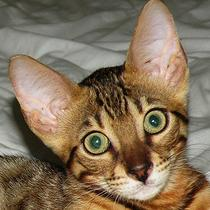
%> input picture testing/cat_1.jpg, 210 x 210 px
$ octave --eval "result = dc_wavelet('testing/cat_1.jpg');"   (GNU Octave 9; MATLAB toolbox functions it lacks are replaced by stand-ins)
%> lines starting %> are read from the running program, lines starting %| are printed output that depends on the picture
function [dcData,imgData] = dc_wavelet(dc_folder_path)
%> called with dc_folder_path = 'testing/cat_1.jpg'
    allFiles=dir(dc_folder_path);
    allNames = {allFiles.name};
    nw=32*32; % wavelet resolution
    index=1;
    for i = 1:length(allNames)
        filename=fullfile(allNames{i});
        filename=fullfile(dc_folder_path,filename);
        display(filename)
        I=imread(filename);
%> I is the input picture: size 210x210x3 uint8; mean R, G, B 131.8, 113.4, 90.6
        J=imresize(I,[64,64]);
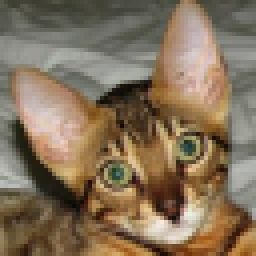
%> J: size 64x64x3 uint8 (shown 4 times larger); mean R, G, B 131.8, 113.4, 90.6
        J=rgb2gray(J); % should use the gray image for this example.
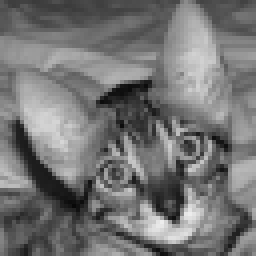
%> J: size 64x64 uint8 (shown 4 times larger); min 8, max 237, mean 116.3
%> (the run ends here)

$ run again, on testing/cat_10.jpg
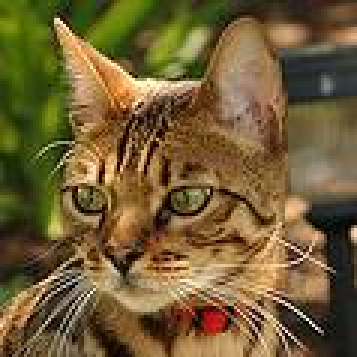
%> input picture testing/cat_10.jpg, 119 x 119 px (shown 3 times larger)
%> in dc_wavelet, I is the input picture: size 119x119x3 uint8; mean R, G, B 113.9, 94, 53.5
%> in dc_wavelet, `J=imresize(I,[64,64]);`:
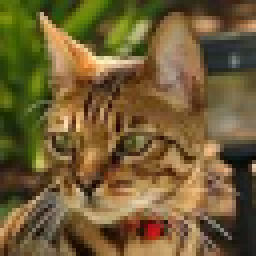
%> J: size 64x64x3 uint8 (shown 4 times larger); mean R, G, B 113.9, 94, 53.5
%> in dc_wavelet, `J=rgb2gray(J);`:
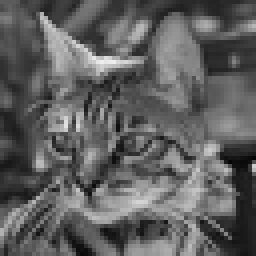
%> J: size 64x64 uint8 (shown 4 times larger); min 6, max 238, mean 95.3

$ run again, on testing/cat_11.jpg
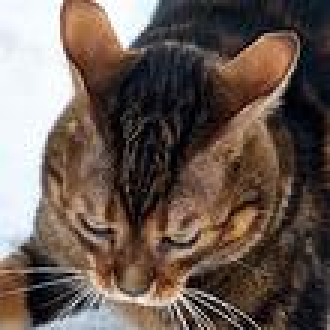
%> input picture testing/cat_11.jpg, 110 x 110 px (shown 3 times larger)
%> in dc_wavelet, I is the input picture: size 110x110x3 uint8; mean R, G, B 105.5, 90.8, 82.9
%> in dc_wavelet, `J=imresize(I,[64,64]);`:
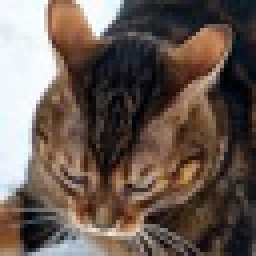
%> J: size 64x64x3 uint8 (shown 4 times larger); mean R, G, B 105.5, 90.8, 82.8
%> in dc_wavelet, `J=rgb2gray(J);`:
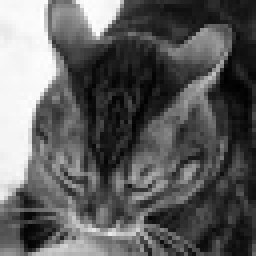
%> J: size 64x64 uint8 (shown 4 times larger); min 1, max 255, mean 94.3

$ run again, on testing/cat_12.jpg
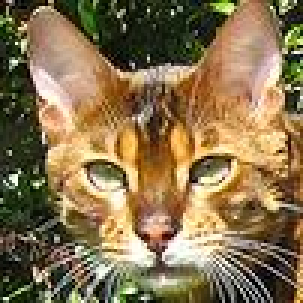
%> input picture testing/cat_12.jpg, 101 x 101 px (shown 3 times larger)
%> in dc_wavelet, I is the input picture: size 101x101x3 uint8; mean R, G, B 136, 114.7, 78.5
%> in dc_wavelet, `J=imresize(I,[64,64]);`:
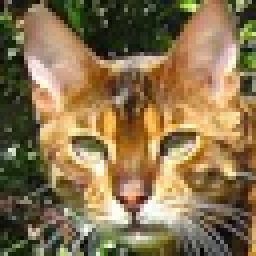
%> J: size 64x64x3 uint8 (shown 4 times larger); mean R, G, B 135.9, 114.7, 78.6
%> in dc_wavelet, `J=rgb2gray(J);`:
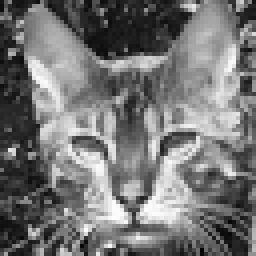
%> J: size 64x64 uint8 (shown 4 times larger); min 4, max 255, mean 116.9
